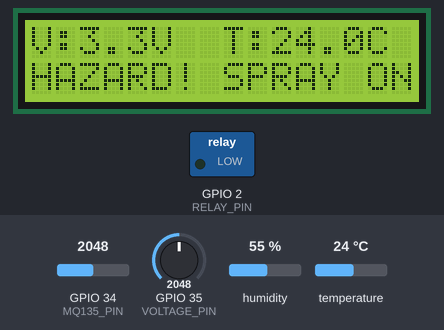
Bench run of a sketch on a simulated ESP32. Parts: 16×2 character LCD, switched loads named in the sketch (green lamp = pin HIGH). The inputs (shaded band) are chosen by the test bench; at power-on: GPIO 34 (MQ135_PIN) = 2048, temperature 24 °C, GPIO 35 (VOLTAGE_PIN) = 2048, humidity 55 %. WiFi joins after 1.5 s; servers stay silent unless stated; what the sketch prints to the serial monitor is not drawn.

Above: at 5.0 s.
5.1 s: GPIO 34 (MQ135_PIN) set to 1238
8.1 s: GPIO 34 (MQ135_PIN) set to 1171
At 9.7 s:
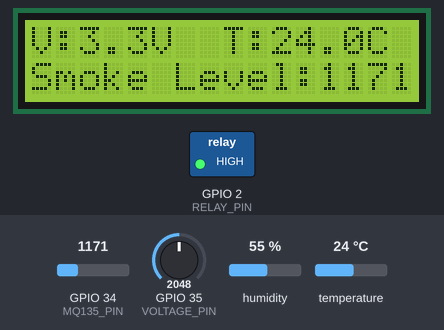
10.9 s: temperature set to 12 °C
At 12.8 s:
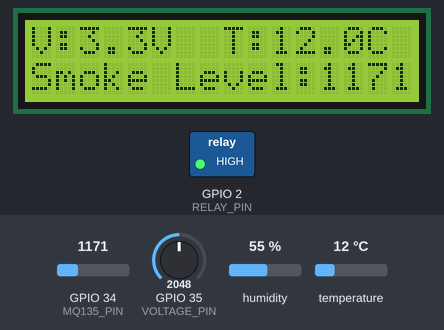
13.4 s: GPIO 35 (VOLTAGE_PIN) set to 2866
At 14.8 s:
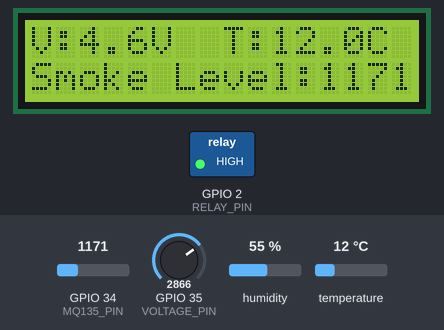
15.9 s: temperature set to 19 °C
At 17.8 s:
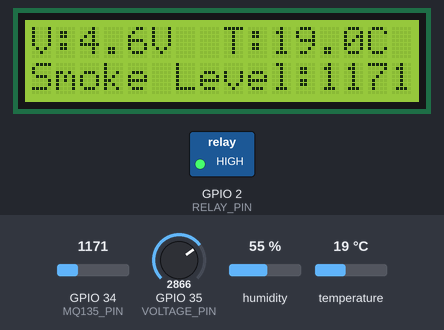
18.4 s: GPIO 35 (VOLTAGE_PIN) set to 3972
At 19.7 s:
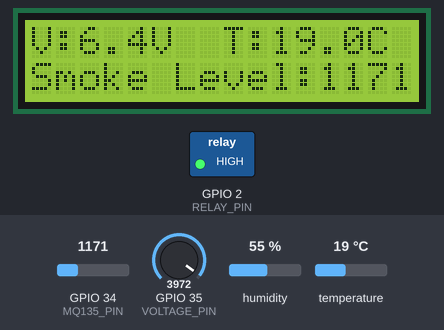
Timing chart, 0 to 21.4 s (numbered marks = the images above; inputs shaded):
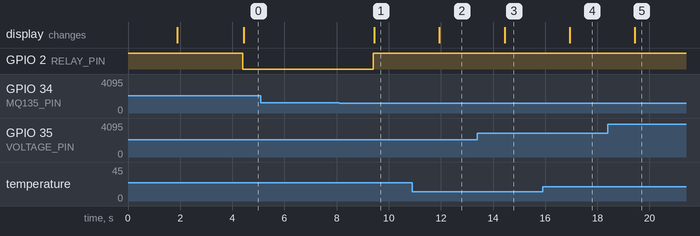

Measured:
- the behaviour switches between 1201 and 1200 on GPIO 34 (MQ135_PIN) (found by bisection; images 0 and 1)
- after the input at 5.1 s, every drawn part: stays the same
- after the input at 8.1 s, GPIO 2 (RELAY_PIN): LOW → HIGH after 1.3 s; the display: changes after 1.3 s (image 1)
- after the input at 10.9 s, the display: changes after 1.0 s (image 2)
- after the input at 13.4 s, the display: changes after 1.0 s (image 3)
- after the input at 15.9 s, the display: changes after 1.0 s (image 4)
- after the input at 18.4 s, the display: changes after 1.0 s (image 5)

The sketch:

Frimware.ino
```cpp
#define BLYNK_TEMPLATE_ID   "YOUR_TEMPLATE_ID"
#define BLYNK_TEMPLATE_NAME "IoT BMS RF Model"
#define BLYNK_AUTH_TOKEN    "YOUR_AUTH_TOKEN"

#include <WiFi.h>
#include <WiFiClient.h>
#include <BlynkSimpleEsp32.h>
#include <DHT.h>
#include <Wire.h>
#include <LiquidCrystal_I2C.h>

// --- Network & Cloud Credentials ---
char auth[] = BLYNK_AUTH_TOKEN;
char ssid[] = "YOUR_WIFI_SSID";
char pass[] = "YOUR_WIFI_PASSWORD";

// --- Hardware Pin Configurations ---
#define DHTPIN         4   // DHT11 Temperature Sensor Pin
#define DHTTYPE        DHT11
#define MQ135_PIN      34  // Analog pin for Smoke/Gas Sensor
#define VOLTAGE_PIN    35  // Analog pin for Battery Voltage monitoring
#define RELAY_PIN      2   // Controls the Spray/Safety module
#define LCD_COLUMNS    16
#define LCD_ROWS       2

// --- Initialization ---
DHT dht(DHTPIN, DHTTYPE);
LiquidCrystal_I2C lcd(0x27, LCD_COLUMNS, LCD_ROWS);
BlynkTimer timer;

// --- Thresholds for Local Safety Optimization ---
const float CRITICAL_TEMP = 45.0;
const int CRITICAL_SMOKE  = 1200;

void readAndStreamBMSData() {
  // 1. Read DHT11 Temperature
  float temperature = dht.readTemperature();
  if (isnan(temperature)) temperature = 0.0;

  // 2. Read MQ135 Smoke Sensor
  int smokeValue = analogRead(MQ135_PIN);

  // 3. Read Battery Voltage
  int vRaw = analogRead(VOLTAGE_PIN);
  float voltage = (vRaw * 3.3 / 4095.0) * 2.0;

  // 4. Local Optimization / Automated Mitigation Control (Spray/Relay)
  bool hazardDetected = false;
  if (temperature > CRITICAL_TEMP || smokeValue > CRITICAL_SMOKE) {
    hazardDetected = true;
    digitalWrite(RELAY_PIN, LOW); // Activates spray/safety mechanism
  } else {
    digitalWrite(RELAY_PIN, HIGH);
  }

  // 5. Update Local LCD Display
  lcd.clear();
  lcd.setCursor(0, 0);
  lcd.print("V:" + String(voltage, 1) + "V  T:" + String(temperature, 1) + "C");
  lcd.setCursor(0, 1);
  if (hazardDetected) {
    lcd.print("HAZARD! SPRAY ON");
  } else {
    lcd.print("Smoke Level:" + String(smokeValue));
  }

  // 6. Push features to Cloud for Random Forest Regressor input
  Blynk.virtualWrite(V1, voltage);
  Blynk.virtualWrite(V2, temperature);
  Blynk.virtualWrite(V3, smokeValue);
  Blynk.virtualWrite(V4, hazardDetected ? "FAULT" : "HEALTHY");

  // Debug output over Serial
  Serial.printf("V: %.2fV | T: %.1fC | Smoke: %d | Status: %s\n",
                voltage, temperature, smokeValue, hazardDetected ? "EMERGENCY" : "NORMAL");
}

void setup() {
  Serial.begin(115200);

  pinMode(RELAY_PIN, OUTPUT);
  digitalWrite(RELAY_PIN, HIGH);

  dht.begin();

  lcd.init();
  lcd.backlight();
  lcd.setCursor(0, 0);
  lcd.print("IoT BMS Loading");

  Blynk.begin(auth, ssid, pass);
  timer.setInterval(2500L, readAndStreamBMSData);
  lcd.clear();
}

void loop() {
  Blynk.run();
  timer.run();
}
```
